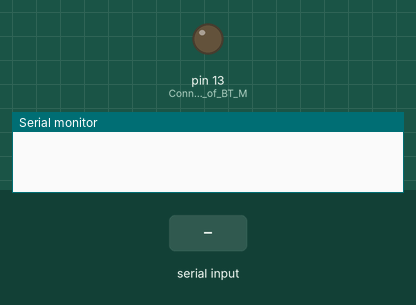
Recording of a sketch running on a simulated Arduino Uno, built with avr-gcc and run on an emulated ATmega328P. On the bench: output pins drawn as LEDs (lit = HIGH), the last lines printed to the serial monitor. Inputs (shaded band) come from the test bench.

Above: at 1.2 s.
1.3 s: "A" received over Serial
At 2.5 s:
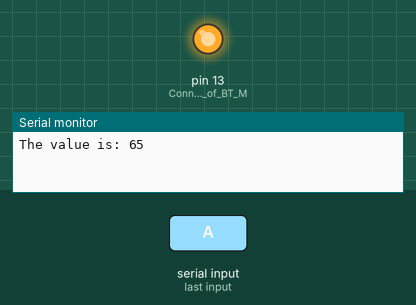
2.8 s: "B" received over Serial
At 3.6 s:
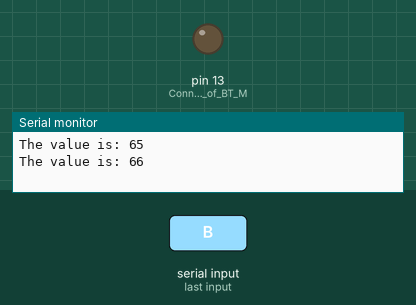
Timing chart, 0 to 5.8 s (numbered marks = the images above; inputs shaded):
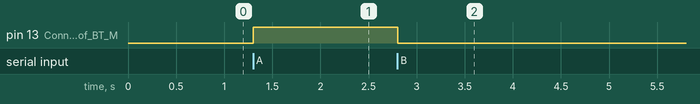

Measured:
- after the input at 1.3 s, pin 13 (Connect_rx_and_tx_of_BT_M): LOW → HIGH at once
- after the input at 2.8 s, pin 13 (Connect_rx_and_tx_of_BT_M): HIGH → LOW at once

The sketch:

Bluetooth_Interfacing.ino
```cpp
int var;
void setup(){
pinMode (13, OUTPUT); //Connect rx and tx of BT Module to Arduino tx and rx
Serial.begin(9600);
}
void loop() {
  if (Serial.available()){
    int var = Serial.read();
    Serial.print("The value is: ");
    Serial.println(var);

    if (var==65) {
      digitalWrite(13, HIGH);
    }

    else if (var==66){
      digitalWrite(13, LOW);
    }

    else if (var==97){
      digitalWrite(13, LOW);
    }
  }
}
// This is a change.
```
